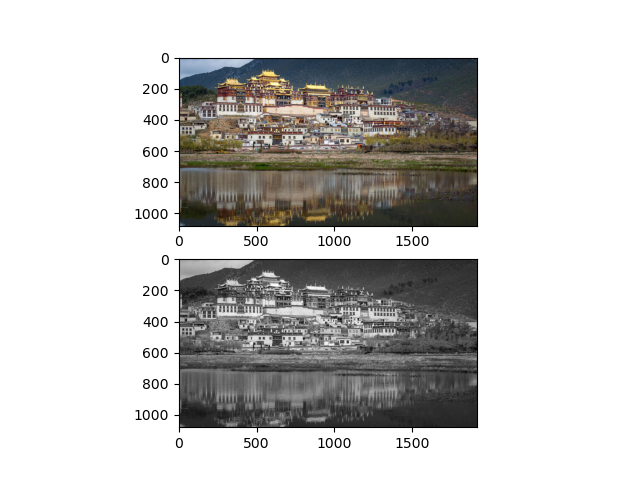

The Python source for this figure:
"""
@author: Hanley-Yang

彩色图像的灰度化
"""
from skimage.color import rgb2gray
import numpy as np
import matplotlib.pyplot as plt
import cv2

#灰度化
img = cv2.imread("shangri-la.jpg")
h,w,c = img.shape[:3]   #获取图片的high,wide和channel
img_gray = np.zeros([h,w],img.dtype) #创建一张和当前图片大小一样的单通道图片
#二维循环，取出当前high和wide中的RGB坐标
for i in range(h):
    for j in range(w):
        m = img[i,j]
        img_gray[i,j] = int(m[0]*0.11 + m[1]*0.59 + m[2]*0.3)

#输出原始图片像素参数
print("---image shangri-la---")
#输出灰度化图片像素参数
print(m)
print("---image gray----")
print(img_gray)
print("image show gray: %s"%img_gray)
cv2.imshow("image show gray",img_gray)

#显示原始图片在画布上方
plt.subplot(211)
img = plt.imread("shangri-la.jpg")
plt.imshow(img)

#显示灰度化图片在画布下方
img_gray = rgb2gray(img)
plt.subplot(212)
plt.imshow(img_gray, cmap='gray')


plt.show()
